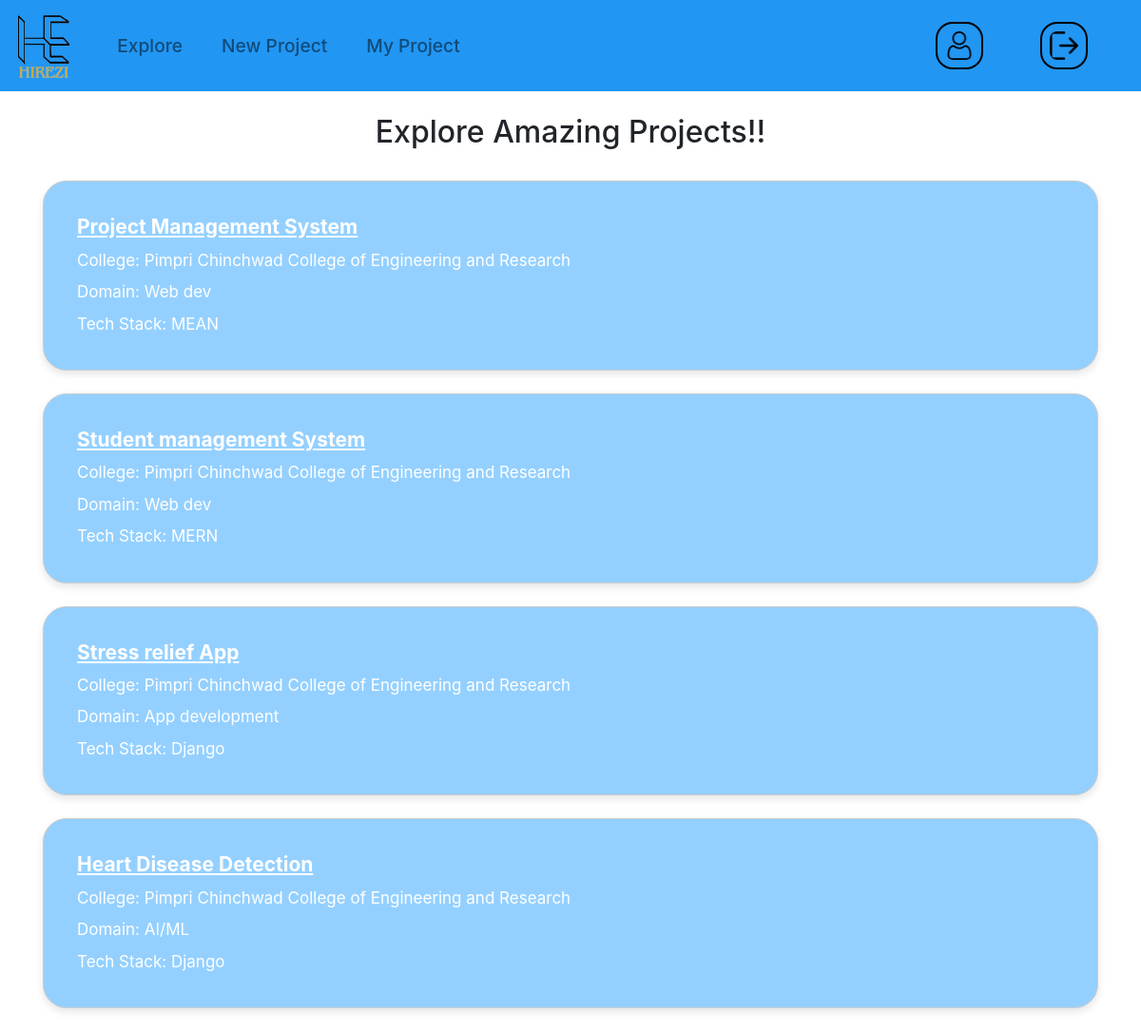
Screenshot of /student_explore with the database file from the repository.
### college/models.py (models this page shows, shortened)
class Project(models.Model):
    project_title = models.CharField(max_length=200)
    project_domain = models.ForeignKey(Domain, on_delete=models.DO_NOTHING)
    College=models.ForeignKey(College,on_delete=models.DO_NOTHING,default=1)
    tech_stack=models.ForeignKey(TechStack, on_delete=models.DO_NOTHING)
    support_doc = models.FileField(upload_to='documents/', blank=True, null=True)
    member_details_1 = models.ForeignKey(Student,related_name='member_1', on_delete=models.CASCADE)
    member_details_2 = models.ForeignKey(Student,related_name='member_2' ,on_delete=models.CASCADE)
    member_details_3 = models.ForeignKey(Student,related_name='member_3', on_delete=models.CASCADE)
    member_details_4 = models.ForeignKey(Student,related_name='member_4', on_delete=models.CASCADE)
    mentor_id=models.ForeignKey(Mentor,on_delete=models.CASCADE,null=True, blank=True)
    timeline_id=models.ForeignKey(Timeline,on_delete=models.CASCADE,null=True, blank=True)
    abstract=models.CharField(max_length=500,blank=True, null=True)

class College(models.Model):
    admin = models.ForeignKey(CustomUser, on_delete=models.CASCADE)
    address = models.TextField()
    name=models.CharField(max_length=200)
    def __str__(self):
        return self.name

class Domain(models.Model):
    domain_name = models.CharField(max_length=100)
    def __str__(self):
        return self.domain_name

class TechStack(models.Model):
    name=models.CharField(max_length=100)
    def __str__(self):
        return self.name

### student/views.py (the view)
# urls.py: path('', include('student.urls'),name='student_explore'),
def student_explore(request):
    projects = Project.objects.all()
    return render(request, 'students/explore.html', {'projects': projects})

### templates/students/explore.html (shortened to what this page needs)
{% extends 'students/student_base.html' %}
{%block body%}
<br>
    <center><h2>Explore Amazing Projects!!</h2></center>
    <br>
    <div class="container">
        <div class="row">
            {% for project in projects %}
            <div class="col-md-12">
                <a href="{% url 'project_detail' pk=project.pk %}">
                    <div class="card mb-4">
                        <div class="card-body">
                            <h3 class="card-title">{{ project.project_title }}</h3>
                            <p class="card-text">College: {{ project.College }}</p>
                            <p class="card-text">Domain: {{ project.project_domain }}</p>
                            <p class="card-text">Tech Stack: {{ project.tech_stack }}</p>
                        </div>
                    </div>
                </a>
            </div>
            {% endfor %}
        </div>
    </div>
{%endblock%}

### templates/students/student_base.html (shortened to what this page needs)
{%load static%}
<!doctype html>
<html lang="en">
  <head>
    <link rel="stylesheet" href="https://cdn.jsdelivr.net/npm/bootstrap@4.0.0/dist/css/bootstrap.min.css">
  </head>
  <body>
    <nav class="navbar navbar-expand-lg navbar-light ">
        <a class="navbar-brand" href="/student_explore"><img src="{% static '/img/HIREZI LOGO.png'%}" style="height:70px;" alt=""></a>
        <div class="collapse navbar-collapse" id="navbarSupportedContent">
          <ul class="navbar-nav mr-auto">
            <li class="nav-item">
              <a class="nav-link" href="/student_explore">Explore</a>
            </li>
            <li class="nav-item">
              <a class="nav-link" href="/add_project/">New Project</a>
            </li>
            <li class="nav-item">
              <a class="nav-link" href="/project_list">My Project</a>
            </li>
          </ul>
          <form class="options form-inline my-2 my-lg-0">
            <ul class="navbar-nav mr-auto">
                <li class="nav-item">
                    <a href="/profile"><img src="{%static "/img/PROFILE.png"%}" alt="" ></a>
                </li>
                <li class="nav-item">
                    <a href="/logout"><img src="{%static '/img/logout.png'%}" alt=""></a>
                </li>
                <ul>
          </form>
        </div>
    </nav>
    {%block body%}{%endblock%}
  </body>
</html>

### rows the page displays
Project: project_title "Project Management System", College "Pimpri Chinchwad College of Engineering and Research", project_domain "Web dev", tech_stack "MEAN"
Project: project_title "Student management System", College "Pimpri Chinchwad College of Engineering and Research", project_domain "Web dev", tech_stack "MERN"
Project: project_title "Stress relief App", College "Pimpri Chinchwad College of Engineering and Research", project_domain "App development", tech_stack "Django"
Project: project_title "Heart Disease Detection", College "Pimpri Chinchwad College of Engineering and Research", project_domain "AI/ML", tech_stack "Django"
